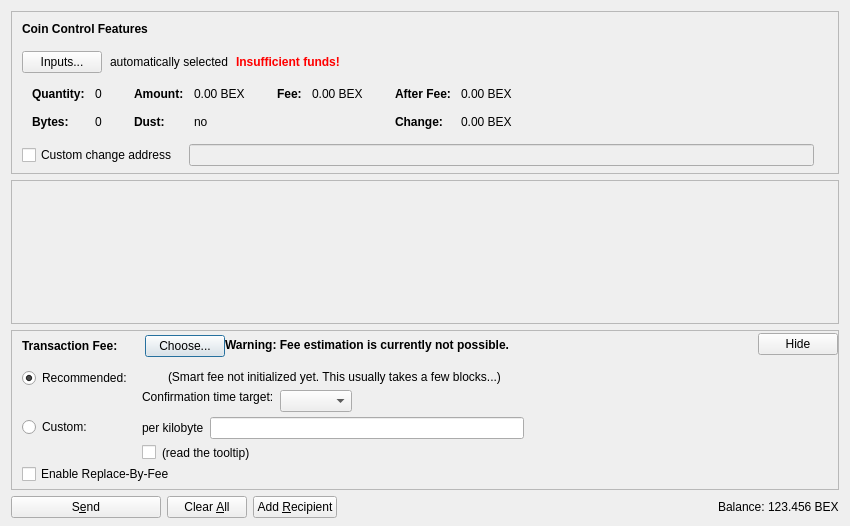
<?xml version="1.0" encoding="UTF-8"?>
<ui version="4.0">
 <class>SendCoinsDialog</class>
 <widget class="QDialog" name="SendCoinsDialog">
  <property name="geometry">
   <rect>
    <x>0</x>
    <y>0</y>
    <width>850</width>
    <height>526</height>
   </rect>
  </property>
  <property name="windowTitle">
   <string>Send Coins</string>
  </property>
  <layout class="QVBoxLayout" name="verticalLayout" stretch="0,1,0,0">
   <property name="bottomMargin">
    <number>8</number>
   </property>
   <item>
    <widget class="QFrame" name="frameCoinControl">
     <property name="sizePolicy">
      <sizepolicy hsizetype="Expanding" vsizetype="Expanding">
       <horstretch>0</horstretch>
       <verstretch>0</verstretch>
      </sizepolicy>
     </property>
     <property name="maximumSize">
      <size>
       <width>16777215</width>
       <height>16777215</height>
      </size>
     </property>
     <property name="frameShape">
      <enum>QFrame::StyledPanel</enum>
     </property>
     <property name="frameShadow">
      <enum>QFrame::Sunken</enum>
     </property>
     <layout class="QVBoxLayout" name="verticalLayoutCoinControl2">
      <property name="spacing">
       <number>0</number>
      </property>
      <property name="leftMargin">
       <number>0</number>
      </property>
      <property name="topMargin">
       <number>0</number>
      </property>
      <property name="rightMargin">
       <number>0</number>
      </property>
      <property name="bottomMargin">
       <number>6</number>
      </property>
      <item>
       <layout class="QVBoxLayout" name="verticalLayoutCoinControl" stretch="0,0,0,0,1">
        <property name="spacing">
         <number>0</number>
        </property>
        <property name="leftMargin">
         <number>10</number>
        </property>
        <property name="topMargin">
         <number>10</number>
        </property>
        <item>
         <layout class="QHBoxLayout" name="horizontalLayoutCoinControl1">
          <property name="bottomMargin">
           <number>15</number>
          </property>
          <item>
           <widget class="QLabel" name="labelCoinControlFeatures">
            <property name="sizePolicy">
             <sizepolicy hsizetype="Preferred" vsizetype="Maximum">
              <horstretch>0</horstretch>
              <verstretch>0</verstretch>
             </sizepolicy>
            </property>
            <property name="font">
             <font>
              <weight>75</weight>
              <bold>true</bold>
             </font>
            </property>
            <property name="styleSheet">
             <string notr="true">font-weight:bold;</string>
            </property>
            <property name="text">
             <string>Coin Control Features</string>
            </property>
           </widget>
          </item>
         </layout>
        </item>
        <item>
         <layout class="QHBoxLayout" name="horizontalLayoutCoinControl2" stretch="0,0,0,0">
          <property name="spacing">
           <number>8</number>
          </property>
          <property name="bottomMargin">
           <number>10</number>
          </property>
          <item>
           <widget class="QPushButton" name="pushButtonCoinControl">
            <property name="styleSheet">
             <string notr="true"/>
            </property>
            <property name="text">
             <string>Inputs...</string>
            </property>
            <property name="autoDefault">
             <bool>false</bool>
            </property>
           </widget>
          </item>
          <item>
           <widget class="QLabel" name="labelCoinControlAutomaticallySelected">
            <property name="text">
             <string>automatically selected</string>
            </property>
            <property name="margin">
             <number>5</number>
            </property>
           </widget>
          </item>
          <item>
           <widget class="QLabel" name="labelCoinControlInsuffFunds">
            <property name="font">
             <font>
              <weight>75</weight>
              <bold>true</bold>
             </font>
            </property>
            <property name="styleSheet">
             <string notr="true">color:red;font-weight:bold;</string>
            </property>
            <property name="text">
             <string>Insufficient funds!</string>
            </property>
            <property name="margin">
             <number>5</number>
            </property>
           </widget>
          </item>
          <item>
           <spacer name="horizontalSpacerCoinControl">
            <property name="orientation">
             <enum>Qt::Horizontal</enum>
            </property>
            <property name="sizeHint" stdset="0">
             <size>
              <width>40</width>
              <height>1</height>
             </size>
            </property>
           </spacer>
          </item>
         </layout>
        </item>
        <item>
         <widget class="QWidget" name="widgetCoinControl" native="true">
          <property name="sizePolicy">
           <sizepolicy hsizetype="Preferred" vsizetype="Preferred">
            <horstretch>0</horstretch>
            <verstretch>0</verstretch>
           </sizepolicy>
          </property>
          <property name="minimumSize">
           <size>
            <width>0</width>
            <height>0</height>
           </size>
          </property>
          <property name="styleSheet">
           <string notr="true"/>
          </property>
          <layout class="QHBoxLayout" name="horizontalLayoutCoinControl5">
           <property name="leftMargin">
            <number>0</number>
           </property>
           <property name="topMargin">
            <number>0</number>
           </property>
           <property name="rightMargin">
            <number>0</number>
           </property>
           <property name="bottomMargin">
            <number>0</number>
           </property>
           <item>
            <layout class="QHBoxLayout" name="horizontalLayoutCoinControl3" stretch="0,0,0,1">
             <property name="spacing">
              <number>20</number>
             </property>
             <property name="topMargin">
              <number>0</number>
             </property>
             <property name="bottomMargin">
              <number>10</number>
             </property>
             <item>
              <layout class="QFormLayout" name="formLayoutCoinControl1">
               <property name="horizontalSpacing">
                <number>10</number>
               </property>
               <property name="verticalSpacing">
                <number>14</number>
               </property>
               <property name="leftMargin">
                <number>10</number>
               </property>
               <property name="topMargin">
                <number>4</number>
               </property>
               <property name="rightMargin">
                <number>6</number>
               </property>
               <item row="0" column="0">
                <widget class="QLabel" name="labelCoinControlQuantityText">
                 <property name="font">
                  <font>
                   <weight>75</weight>
                   <bold>true</bold>
                  </font>
                 </property>
                 <property name="text">
                  <string>Quantity:</string>
                 </property>
                 <property name="margin">
                  <number>0</number>
                 </property>
                </widget>
               </item>
               <item row="0" column="1">
                <widget class="QLabel" name="labelCoinControlQuantity">
                 <property name="cursor">
                  <cursorShape>IBeamCursor</cursorShape>
                 </property>
                 <property name="contextMenuPolicy">
                  <enum>Qt::ActionsContextMenu</enum>
                 </property>
                 <property name="text">
                  <string notr="true">0</string>
                 </property>
                 <property name="margin">
                  <number>0</number>
                 </property>
                 <property name="textInteractionFlags">
                  <set>Qt::LinksAccessibleByMouse|Qt::TextSelectableByKeyboard|Qt::TextSelectableByMouse</set>
                 </property>
                </widget>
               </item>
               <item row="1" column="0">
                <widget class="QLabel" name="labelCoinControlBytesText">
                 <property name="font">
                  <font>
                   <weight>75</weight>
                   <bold>true</bold>
                  </font>
                 </property>
                 <property name="text">
                  <string>Bytes:</string>
                 </property>
                </widget>
               </item>
               <item row="1" column="1">
                <widget class="QLabel" name="labelCoinControlBytes">
                 <property name="cursor">
                  <cursorShape>IBeamCursor</cursorShape>
                 </property>
                 <property name="contextMenuPolicy">
                  <enum>Qt::ActionsContextMenu</enum>
                 </property>
                 <property name="text">
                  <string notr="true">0</string>
                 </property>
                 <property name="textInteractionFlags">
                  <set>Qt::LinksAccessibleByMouse|Qt::TextSelectableByKeyboard|Qt::TextSelectableByMouse</set>
                 </property>
                </widget>
               </item>
              </layout>
             </item>
             <item>
              <layout class="QFormLayout" name="formLayoutCoinControl2">
               <property name="horizontalSpacing">
                <number>10</number>
               </property>
               <property name="verticalSpacing">
                <number>14</number>
               </property>
               <property name="leftMargin">
                <number>6</number>
               </property>
               <property name="topMargin">
                <number>4</number>
               </property>
               <property name="rightMargin">
                <number>6</number>
               </property>
               <item row="0" column="0">
                <widget class="QLabel" name="labelCoinControlAmountText">
                 <property name="font">
                  <font>
                   <weight>75</weight>
                   <bold>true</bold>
                  </font>
                 </property>
                 <property name="text">
                  <string>Amount:</string>
                 </property>
                 <property name="margin">
                  <number>0</number>
                 </property>
                </widget>
               </item>
               <item row="0" column="1">
                <widget class="QLabel" name="labelCoinControlAmount">
                 <property name="cursor">
                  <cursorShape>IBeamCursor</cursorShape>
                 </property>
                 <property name="contextMenuPolicy">
                  <enum>Qt::ActionsContextMenu</enum>
                 </property>
                 <property name="text">
                  <string notr="true">0.00 BEX</string>
                 </property>
                 <property name="textInteractionFlags">
                  <set>Qt::LinksAccessibleByMouse|Qt::TextSelectableByKeyboard|Qt::TextSelectableByMouse</set>
                 </property>
                </widget>
               </item>
               <item row="1" column="0">
                <widget class="QLabel" name="labelCoinControlLowOutputText">
                 <property name="font">
                  <font>
                   <weight>75</weight>
                   <bold>true</bold>
                  </font>
                 </property>
                 <property name="text">
                  <string>Dust:</string>
                 </property>
                </widget>
               </item>
               <item row="1" column="1">
                <widget class="QLabel" name="labelCoinControlLowOutput">
                 <property name="cursor">
                  <cursorShape>IBeamCursor</cursorShape>
                 </property>
                 <property name="contextMenuPolicy">
                  <enum>Qt::ActionsContextMenu</enum>
                 </property>
                 <property name="text">
                  <string notr="true">no</string>
                 </property>
                 <property name="textInteractionFlags">
                  <set>Qt::LinksAccessibleByMouse|Qt::TextSelectableByKeyboard|Qt::TextSelectableByMouse</set>
                 </property>
                </widget>
               </item>
              </layout>
             </item>
             <item>
              <layout class="QFormLayout" name="formLayoutCoinControl3">
               <property name="horizontalSpacing">
                <number>10</number>
               </property>
               <property name="verticalSpacing">
                <number>14</number>
               </property>
               <property name="leftMargin">
                <number>6</number>
               </property>
               <property name="topMargin">
                <number>4</number>
               </property>
               <property name="rightMargin">
                <number>6</number>
               </property>
               <item row="0" column="0">
                <widget class="QLabel" name="labelCoinControlFeeText">
                 <property name="font">
                  <font>
                   <weight>75</weight>
                   <bold>true</bold>
                  </font>
                 </property>
                 <property name="text">
                  <string>Fee:</string>
                 </property>
                 <property name="margin">
                  <number>0</number>
                 </property>
                </widget>
               </item>
               <item row="0" column="1">
                <widget class="QLabel" name="labelCoinControlFee">
                 <property name="cursor">
                  <cursorShape>IBeamCursor</cursorShape>
                 </property>
                 <property name="contextMenuPolicy">
                  <enum>Qt::ActionsContextMenu</enum>
                 </property>
                 <property name="text">
                  <string notr="true">0.00 BEX</string>
                 </property>
                 <property name="textInteractionFlags">
                  <set>Qt::LinksAccessibleByMouse|Qt::TextSelectableByKeyboard|Qt::TextSelectableByMouse</set>
                 </property>
                </widget>
               </item>
              </layout>
             </item>
             <item>
              <layout class="QFormLayout" name="formLayoutCoinControl4">
               <property name="horizontalSpacing">
                <number>10</number>
               </property>
               <property name="verticalSpacing">
                <number>14</number>
               </property>
               <property name="leftMargin">
                <number>6</number>
               </property>
               <property name="topMargin">
                <number>4</number>
               </property>
               <property name="rightMargin">
                <number>6</number>
               </property>
               <item row="0" column="0">
                <widget class="QLabel" name="labelCoinControlAfterFeeText">
                 <property name="font">
                  <font>
                   <weight>75</weight>
                   <bold>true</bold>
                  </font>
                 </property>
                 <property name="text">
                  <string>After Fee:</string>
                 </property>
                 <property name="margin">
                  <number>0</number>
                 </property>
                </widget>
               </item>
               <item row="0" column="1">
                <widget class="QLabel" name="labelCoinControlAfterFee">
                 <property name="cursor">
                  <cursorShape>IBeamCursor</cursorShape>
                 </property>
                 <property name="contextMenuPolicy">
                  <enum>Qt::ActionsContextMenu</enum>
                 </property>
                 <property name="text">
                  <string notr="true">0.00 BEX</string>
                 </property>
                 <property name="textInteractionFlags">
                  <set>Qt::LinksAccessibleByMouse|Qt::TextSelectableByKeyboard|Qt::TextSelectableByMouse</set>
                 </property>
                </widget>
               </item>
               <item row="1" column="0">
                <widget class="QLabel" name="labelCoinControlChangeText">
                 <property name="font">
                  <font>
                   <weight>75</weight>
                   <bold>true</bold>
                  </font>
                 </property>
                 <property name="text">
                  <string>Change:</string>
                 </property>
                </widget>
               </item>
               <item row="1" column="1">
                <widget class="QLabel" name="labelCoinControlChange">
                 <property name="cursor">
                  <cursorShape>IBeamCursor</cursorShape>
                 </property>
                 <property name="contextMenuPolicy">
                  <enum>Qt::ActionsContextMenu</enum>
                 </property>
                 <property name="text">
                  <string notr="true">0.00 BEX</string>
                 </property>
                 <property name="textInteractionFlags">
                  <set>Qt::LinksAccessibleByMouse|Qt::TextSelectableByKeyboard|Qt::TextSelectableByMouse</set>
                 </property>
                </widget>
               </item>
              </layout>
             </item>
            </layout>
           </item>
          </layout>
         </widget>
        </item>
        <item>
         <layout class="QHBoxLayout" name="horizontalLayoutCoinControl4" stretch="0,0,0">
          <property name="spacing">
           <number>12</number>
          </property>
          <property name="sizeConstraint">
           <enum>QLayout::SetDefaultConstraint</enum>
          </property>
          <property name="topMargin">
           <number>5</number>
          </property>
          <property name="rightMargin">
           <number>5</number>
          </property>
          <item>
           <widget class="QCheckBox" name="checkBoxCoinControlChange">
            <property name="toolTip">
             <string>If this is activated, but the change address is empty or invalid, change will be sent to a newly generated address.</string>
            </property>
            <property name="text">
             <string>Custom change address</string>
            </property>
           </widget>
          </item>
          <item>
           <widget class="QValidatedLineEdit" name="lineEditCoinControlChange">
            <property name="enabled">
             <bool>false</bool>
            </property>
            <property name="sizePolicy">
             <sizepolicy hsizetype="Expanding" vsizetype="Fixed">
              <horstretch>0</horstretch>
              <verstretch>0</verstretch>
             </sizepolicy>
            </property>
           </widget>
          </item>
          <item>
           <widget class="QLabel" name="labelCoinControlChangeLabel">
            <property name="sizePolicy">
             <sizepolicy hsizetype="Preferred" vsizetype="Expanding">
              <horstretch>0</horstretch>
              <verstretch>0</verstretch>
             </sizepolicy>
            </property>
            <property name="minimumSize">
             <size>
              <width>0</width>
              <height>0</height>
             </size>
            </property>
            <property name="text">
             <string/>
            </property>
            <property name="margin">
             <number>3</number>
            </property>
           </widget>
          </item>
         </layout>
        </item>
        <item>
         <spacer name="verticalSpacerCoinControl">
          <property name="orientation">
           <enum>Qt::Vertical</enum>
          </property>
          <property name="sizeHint" stdset="0">
           <size>
            <width>800</width>
            <height>1</height>
           </size>
          </property>
         </spacer>
        </item>
       </layout>
      </item>
     </layout>
    </widget>
   </item>
   <item>
    <widget class="QScrollArea" name="scrollArea">
     <property name="widgetResizable">
      <bool>true</bool>
     </property>
     <widget class="QWidget" name="scrollAreaWidgetContents">
      <property name="geometry">
       <rect>
        <x>0</x>
        <y>0</y>
        <width>830</width>
        <height>104</height>
       </rect>
      </property>
      <layout class="QVBoxLayout" name="verticalLayout_2" stretch="0,1">
       <property name="leftMargin">
        <number>0</number>
       </property>
       <property name="topMargin">
        <number>0</number>
       </property>
       <property name="rightMargin">
        <number>0</number>
       </property>
       <property name="bottomMargin">
        <number>0</number>
       </property>
       <item>
        <layout class="QVBoxLayout" name="entries">
         <property name="spacing">
          <number>6</number>
         </property>
        </layout>
       </item>
       <item>
        <spacer name="verticalSpacer">
         <property name="orientation">
          <enum>Qt::Vertical</enum>
         </property>
         <property name="sizeHint" stdset="0">
          <size>
           <width>20</width>
           <height>40</height>
          </size>
         </property>
        </spacer>
       </item>
      </layout>
     </widget>
    </widget>
   </item>
   <item>
    <widget class="QFrame" name="frameFee">
     <property name="sizePolicy">
      <sizepolicy hsizetype="Expanding" vsizetype="Expanding">
       <horstretch>0</horstretch>
       <verstretch>0</verstretch>
      </sizepolicy>
     </property>
     <property name="maximumSize">
      <size>
       <width>16777215</width>
       <height>16777215</height>
      </size>
     </property>
     <property name="frameShape">
      <enum>QFrame::StyledPanel</enum>
     </property>
     <property name="frameShadow">
      <enum>QFrame::Sunken</enum>
     </property>
     <layout class="QVBoxLayout" name="verticalLayoutFee1">
      <property name="spacing">
       <number>0</number>
      </property>
      <property name="leftMargin">
       <number>0</number>
      </property>
      <property name="topMargin">
       <number>0</number>
      </property>
      <property name="rightMargin">
       <number>0</number>
      </property>
      <property name="bottomMargin">
       <number>0</number>
      </property>
      <item>
       <layout class="QVBoxLayout" name="verticalLayoutFee2" stretch="0,0,0">
        <property name="spacing">
         <number>0</number>
        </property>
        <property name="leftMargin">
         <number>10</number>
        </property>
        <property name="topMargin">
         <number>0</number>
        </property>
        <item>
         <layout class="QHBoxLayout" name="horizontalLayoutFee1">
          <property name="bottomMargin">
           <number>0</number>
          </property>
          <item>
           <layout class="QVBoxLayout" name="verticalLayoutFee7">
            <property name="spacing">
             <number>0</number>
            </property>
            <item>
             <spacer name="verticalSpacerSmartFee">
              <property name="orientation">
               <enum>Qt::Vertical</enum>
              </property>
              <property name="sizeType">
               <enum>QSizePolicy::Fixed</enum>
              </property>
              <property name="sizeHint" stdset="0">
               <size>
                <width>1</width>
                <height>4</height>
               </size>
              </property>
             </spacer>
            </item>
            <item>
             <layout class="QHBoxLayout" name="horizontalLayoutSmartFee">
              <property name="spacing">
               <number>10</number>
              </property>
              <item>
               <widget class="QLabel" name="labelFeeHeadline">
                <property name="sizePolicy">
                 <sizepolicy hsizetype="Preferred" vsizetype="Maximum">
                  <horstretch>0</horstretch>
                  <verstretch>0</verstretch>
                 </sizepolicy>
                </property>
                <property name="font">
                 <font>
                  <weight>75</weight>
                  <bold>true</bold>
                 </font>
                </property>
                <property name="styleSheet">
                 <string notr="true">font-weight:bold;</string>
                </property>
                <property name="text">
                 <string>Transaction Fee:</string>
                </property>
               </widget>
              </item>
              <item>
               <widget class="QLabel" name="labelFeeMinimized">
                <property name="text">
                 <string/>
                </property>
               </widget>
              </item>
              <item>
               <widget class="QPushButton" name="buttonChooseFee">
                <property name="text">
                 <string>Choose...</string>
                </property>
               </widget>
              </item>
             </layout>
            </item>
            <item>
             <spacer name="verticalSpacer_5">
              <property name="orientation">
               <enum>Qt::Vertical</enum>
              </property>
              <property name="sizeHint" stdset="0">
               <size>
                <width>1</width>
                <height>1</height>
               </size>
              </property>
             </spacer>
            </item>
           </layout>
          </item>
          <item>
           <widget class="QLabel" name="fallbackFeeWarningLabel">
            <property name="toolTip">
             <string>Using the fallbackfee can result in sending a transaction that will take several hours or days (or never) to confirm. Consider choosing your fee manually or wait until you have validated the complete chain.</string>
            </property>
            <property name="font">
            <font>
                <weight>75</weight>
                <bold>true</bold>
            </font>
            </property>
            <property name="text">
             <string>Warning: Fee estimation is currently not possible.</string>
            </property>
            <property name="wordWrap">
             <bool>false</bool>
            </property>
           </widget>
          </item>
          <item>
           <spacer name="horizontalSpacer_4">
            <property name="orientation">
             <enum>Qt::Horizontal</enum>
            </property>
            <property name="sizeType">
             <enum>QSizePolicy::MinimumExpanding</enum>
            </property>
            <property name="sizeHint" stdset="0">
             <size>
              <width>40</width>
              <height>20</height>
             </size>
            </property>
           </spacer>
          </item>
          <item>
           <widget class="QPushButton" name="buttonMinimizeFee">
            <property name="toolTip">
             <string>collapse fee-settings</string>
            </property>
            <property name="text">
             <string>Hide</string>
            </property>
           </widget>
          </item>
         </layout>
        </item>
        <item>
         <widget class="QFrame" name="frameFeeSelection">
          <layout class="QVBoxLayout" name="verticalLayoutFee12">
           <property name="spacing">
            <number>0</number>
           </property>
           <property name="leftMargin">
            <number>0</number>
           </property>
           <property name="topMargin">
            <number>0</number>
           </property>
           <property name="rightMargin">
            <number>0</number>
           </property>
           <property name="bottomMargin">
            <number>0</number>
           </property>
           <item>
            <layout class="QGridLayout" name="gridLayoutFee">
             <property name="topMargin">
              <number>10</number>
             </property>
             <property name="bottomMargin">
              <number>4</number>
             </property>
             <property name="horizontalSpacing">
              <number>10</number>
             </property>
             <property name="verticalSpacing">
              <number>4</number>
             </property>
             <item row="1" column="1">
              <layout class="QVBoxLayout" name="verticalLayoutFee8">
               <property name="spacing">
                <number>6</number>
               </property>
               <item>
                <layout class="QHBoxLayout" name="horizontalLayoutFee13">
                 <item>
                  <widget class="QLabel" name="labelCustomPerKilobyte">
                   <property name="toolTip">
                    <string>Specify a custom fee per kB (1,000 bytes) of the transaction's virtual size.

Note:  Since the fee is calculated on a per-byte basis, a fee of "100 satoshis per kB" for a transaction size of 500 bytes (half of 1 kB) would ultimately yield a fee of only 50 satoshis.</string>
                   </property>
                   <property name="text">
                    <string>per kilobyte</string>
                   </property>
                  </widget>
                 </item>
                 <item>
                  <widget class="BitcoinExodusAmountField" name="customFee"/>
                 </item>
                 <item>
                  <spacer name="horizontalSpacer_6">
                   <property name="orientation">
                    <enum>Qt::Horizontal</enum>
                   </property>
                   <property name="sizeHint" stdset="0">
                    <size>
                     <width>1</width>
                     <height>1</height>
                    </size>
                   </property>
                  </spacer>
                 </item>
                </layout>
               </item>
               <item>
                <layout class="QHBoxLayout" name="horizontalLayoutFee8">
                 <item>
                  <widget class="QCheckBox" name="checkBoxMinimumFee">
                   <property name="toolTip">
                    <string>Paying only the minimum fee is just fine as long as there is less transaction volume than space in the blocks. But be aware that this can end up in a never confirming transaction once there is more demand for bitcoinexodus transactions than the network can process.</string>
                   </property>
                   <property name="text">
                    <string/>
                   </property>
                  </widget>
                 </item>
                 <item>
                  <widget class="QLabel" name="labelMinFeeWarning">
                   <property name="enabled">
                    <bool>true</bool>
                   </property>
                   <property name="toolTip">
                    <string>Paying only the minimum fee is just fine as long as there is less transaction volume than space in the blocks. But be aware that this can end up in a never confirming transaction once there is more demand for bitcoinexodus transactions than the network can process.</string>
                   </property>
                   <property name="text">
                    <string>(read the tooltip)</string>
                   </property>
                   <property name="margin">
                    <number>5</number>
                   </property>
                  </widget>
                 </item>
                 <item>
                  <spacer name="horizontalSpacer_2">
                   <property name="orientation">
                    <enum>Qt::Horizontal</enum>
                   </property>
                   <property name="sizeHint" stdset="0">
                    <size>
                     <width>1</width>
                     <height>1</height>
                    </size>
                   </property>
                  </spacer>
                 </item>
                </layout>
               </item>
              </layout>
             </item>
             <item row="0" column="0">
              <layout class="QVBoxLayout" name="verticalLayoutFee4" stretch="0,1">
               <item>
                <widget class="QRadioButton" name="radioSmartFee">
                 <property name="text">
                  <string>Recommended:</string>
                 </property>
                 <property name="checked">
                  <bool>true</bool>
                 </property>
                 <attribute name="buttonGroup">
                  <string notr="true">groupFee</string>
                 </attribute>
                </widget>
               </item>
               <item>
                <spacer name="verticalSpacer_2">
                 <property name="orientation">
                  <enum>Qt::Vertical</enum>
                 </property>
                 <property name="sizeHint" stdset="0">
                  <size>
                   <width>1</width>
                   <height>1</height>
                  </size>
                 </property>
                </spacer>
               </item>
              </layout>
             </item>
             <item row="1" column="0">
              <layout class="QVBoxLayout" name="verticalLayoutFee9" stretch="0,1">
               <item>
                <widget class="QRadioButton" name="radioCustomFee">
                 <property name="text">
                  <string>Custom:</string>
                 </property>
                 <attribute name="buttonGroup">
                  <string notr="true">groupFee</string>
                 </attribute>
                </widget>
               </item>
               <item>
                <spacer name="verticalSpacer_6">
                 <property name="orientation">
                  <enum>Qt::Vertical</enum>
                 </property>
                 <property name="sizeHint" stdset="0">
                  <size>
                   <width>1</width>
                   <height>1</height>
                  </size>
                 </property>
                </spacer>
               </item>
              </layout>
             </item>
             <item row="0" column="1">
              <layout class="QVBoxLayout" name="verticalLayoutFee3" stretch="0,0,1">
               <property name="spacing">
                <number>6</number>
               </property>
               <property name="topMargin">
                <number>2</number>
               </property>
               <item>
                <layout class="QHBoxLayout" name="horizontalLayoutFee12">
                 <item>
                  <widget class="QLabel" name="labelSmartFee">
                   <property name="text">
                    <string/>
                   </property>
                   <property name="margin">
                    <number>2</number>
                   </property>
                  </widget>
                 </item>
                 <item>
                  <widget class="QLabel" name="labelFeeEstimation">
                   <property name="text">
                    <string/>
                   </property>
                  </widget>
                 </item>
                 <item>
                  <widget class="QLabel" name="labelSmartFee2">
                   <property name="text">
                    <string>(Smart fee not initialized yet. This usually takes a few blocks...)</string>
                   </property>
                   <property name="margin">
                    <number>2</number>
                   </property>
                  </widget>
                 </item>
                 <item>
                  <spacer name="horizontalSpacer_5">
                   <property name="orientation">
                    <enum>Qt::Horizontal</enum>
                   </property>
                   <property name="sizeHint" stdset="0">
                    <size>
                     <width>1</width>
                     <height>1</height>
                    </size>
                   </property>
                  </spacer>
                 </item>
                </layout>
               </item>
               <item>
                <layout class="QHBoxLayout" name="horizontalLayoutFee9">
                 <item>
                  <layout class="QVBoxLayout" name="verticalLayoutFee6">
                   <item>
                    <widget class="QLabel" name="labelSmartFee3">
                     <property name="text">
                      <string>Confirmation time target:</string>
                     </property>
                     <property name="margin">
                      <number>2</number>
                     </property>
                    </widget>
                   </item>
                   <item>
                    <spacer name="verticalSpacer_3">
                     <property name="orientation">
                      <enum>Qt::Vertical</enum>
                     </property>
                     <property name="sizeHint" stdset="0">
                      <size>
                       <width>1</width>
                       <height>1</height>
                      </size>
                     </property>
                    </spacer>
                   </item>
                  </layout>
                 </item>
                 <item>
                  <layout class="QVBoxLayout" name="verticalLayoutFee5">
                   <property name="rightMargin">
                    <number>30</number>
                   </property>
                   <item>
                    <layout class="QHBoxLayout" name="horizontalLayoutConfTarget">
                     <property name="bottomMargin">
                      <number>0</number>
                     </property>
                     <item>
                      <widget class="QComboBox" name="confTargetSelector"/>
                     </item>
                     <item>
                      <spacer name="horizontalSpacerConfTarget">
                       <property name="orientation">
                        <enum>Qt::Horizontal</enum>
                       </property>
                       <property name="sizeHint" stdset="0">
                        <size>
                         <width>40</width>
                         <height>20</height>
                        </size>
                       </property>
                      </spacer>
                     </item>
                    </layout>
                   </item>
                  </layout>
                 </item>
                </layout>
               </item>
               <item>
                <spacer name="verticalSpacer_4">
                 <property name="orientation">
                  <enum>Qt::Vertical</enum>
                 </property>
                 <property name="sizeHint" stdset="0">
                  <size>
                   <width>1</width>
                   <height>1</height>
                  </size>
                 </property>
                </spacer>
               </item>
              </layout>
             </item>
            </layout>
           </item>
           <item>
            <widget class="QCheckBox" name="optInRBF">
             <property name="text">
              <string>Enable Replace-By-Fee</string>
             </property>
             <property name="toolTip">
              <string>With Replace-By-Fee (BIP-125) you can increase a transaction's fee after it is sent. Without this, a higher fee may be recommended to compensate for increased transaction delay risk.</string>
             </property>
            </widget>
           </item>
          </layout>
         </widget>
        </item>
        <item>
         <spacer name="verticalSpacerFee">
          <property name="orientation">
           <enum>Qt::Vertical</enum>
          </property>
          <property name="sizeHint" stdset="0">
           <size>
            <width>40</width>
            <height>5</height>
           </size>
          </property>
         </spacer>
        </item>
       </layout>
      </item>
     </layout>
    </widget>
   </item>
   <item>
    <layout class="QHBoxLayout" name="horizontalLayout">
     <item>
      <widget class="QPushButton" name="sendButton">
       <property name="minimumSize">
        <size>
         <width>150</width>
         <height>0</height>
        </size>
       </property>
       <property name="toolTip">
        <string>Confirm the send action</string>
       </property>
       <property name="text">
        <string>S&amp;end</string>
       </property>
       <property name="icon">
        <iconset resource="../bitcoinexodus.qrc">
         <normaloff>:/icons/send</normaloff>:/icons/send</iconset>
       </property>
       <property name="autoDefault">
        <bool>false</bool>
       </property>
       <property name="default">
        <bool>false</bool>
       </property>
      </widget>
     </item>
     <item>
      <widget class="QPushButton" name="clearButton">
       <property name="sizePolicy">
        <sizepolicy hsizetype="Minimum" vsizetype="Fixed">
         <horstretch>0</horstretch>
         <verstretch>0</verstretch>
        </sizepolicy>
       </property>
       <property name="toolTip">
        <string>Clear all fields of the form.</string>
       </property>
       <property name="text">
        <string>Clear &amp;All</string>
       </property>
       <property name="icon">
        <iconset resource="../bitcoinexodus.qrc">
         <normaloff>:/icons/remove</normaloff>:/icons/remove</iconset>
       </property>
       <property name="autoDefault">
        <bool>false</bool>
       </property>
      </widget>
     </item>
     <item>
      <widget class="QPushButton" name="addButton">
       <property name="toolTip">
        <string>Send to multiple recipients at once</string>
       </property>
       <property name="text">
        <string>Add &amp;Recipient</string>
       </property>
       <property name="icon">
        <iconset resource="../bitcoinexodus.qrc">
         <normaloff>:/icons/add</normaloff>:/icons/add</iconset>
       </property>
       <property name="autoDefault">
        <bool>false</bool>
       </property>
      </widget>
     </item>
     <item>
      <spacer name="horizontalSpacer">
       <property name="orientation">
        <enum>Qt::Horizontal</enum>
       </property>
       <property name="sizeHint" stdset="0">
        <size>
         <width>40</width>
         <height>20</height>
        </size>
       </property>
      </spacer>
     </item>
     <item>
      <layout class="QHBoxLayout" name="horizontalLayout_2">
       <property name="spacing">
        <number>3</number>
       </property>
       <item>
        <widget class="QLabel" name="label">
         <property name="sizePolicy">
          <sizepolicy hsizetype="Preferred" vsizetype="Fixed">
           <horstretch>0</horstretch>
           <verstretch>0</verstretch>
          </sizepolicy>
         </property>
         <property name="text">
          <string>Balance:</string>
         </property>
        </widget>
       </item>
       <item>
        <widget class="QLabel" name="labelBalance">
         <property name="sizePolicy">
          <sizepolicy hsizetype="Preferred" vsizetype="Fixed">
           <horstretch>0</horstretch>
           <verstretch>0</verstretch>
          </sizepolicy>
         </property>
         <property name="cursor">
          <cursorShape>IBeamCursor</cursorShape>
         </property>
         <property name="text">
          <string notr="true">123.456 BEX</string>
         </property>
         <property name="textInteractionFlags">
          <set>Qt::LinksAccessibleByMouse|Qt::TextSelectableByKeyboard|Qt::TextSelectableByMouse</set>
         </property>
        </widget>
       </item>
      </layout>
     </item>
    </layout>
   </item>
  </layout>
 </widget>
 <customwidgets>
  <customwidget>
   <class>QValidatedLineEdit</class>
   <extends>QLineEdit</extends>
   <header>qt/qvalidatedlineedit.h</header>
  </customwidget>
  <customwidget>
   <class>BitcoinExodusAmountField</class>
   <extends>QLineEdit</extends>
   <header>qt/bitcoinexodusamountfield.h</header>
   <container>1</container>
  </customwidget>
 </customwidgets>
 <resources>
  <include location="../bitcoinexodus.qrc"/>
 </resources>
 <connections/>
 <buttongroups>
  <buttongroup name="groupFee"/>
 </buttongroups>
</ui>
